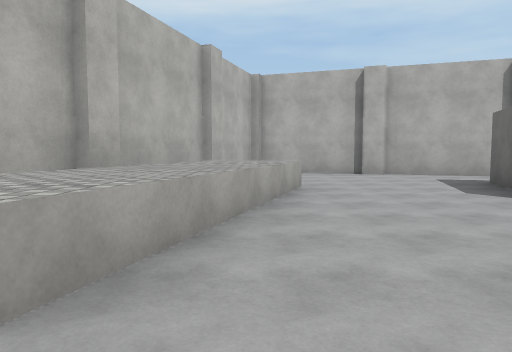
[1] (above)

24 first-person views from a walk through a 3-D level made in the Unity game engine. The camera is 1.5 m above the floor, tilts 4° down and sees 70° across. The floor is counted in squares, 2.61 m on a side. Each view is taken from the middle of a square. On the plan, view 1 faces up. The plan holds only what a view shows up to about 10 squares ahead; the rest is blank. The place goes on beyond the plan. The player character is not drawn. Some animated figures are not drawn. Surface patterns are stand-ins for the level's own textures.

[2]
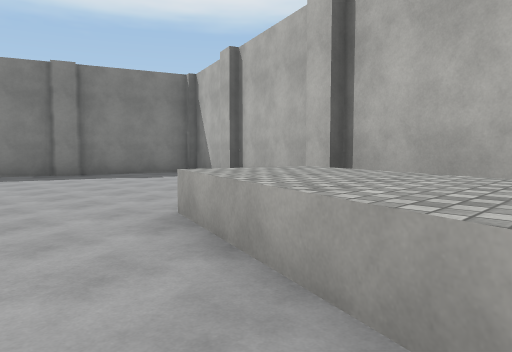

[3]
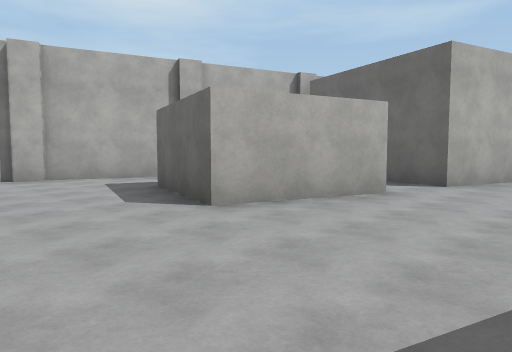

[4]
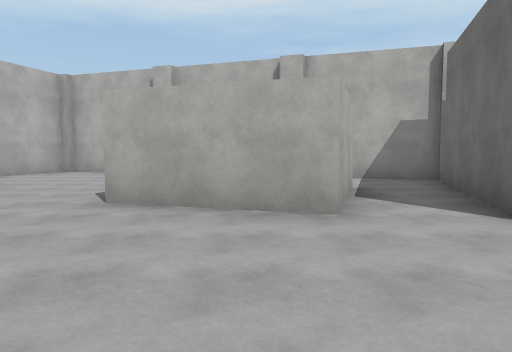

[5]
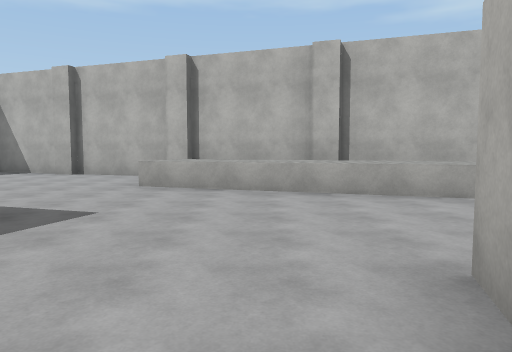

[6]
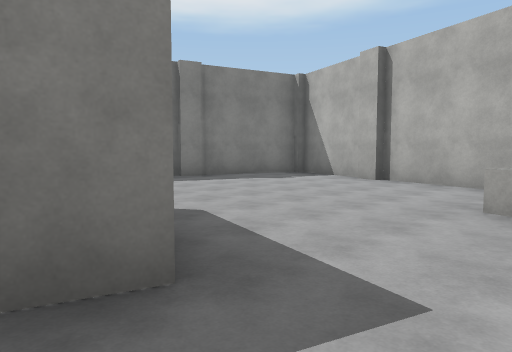

[7]
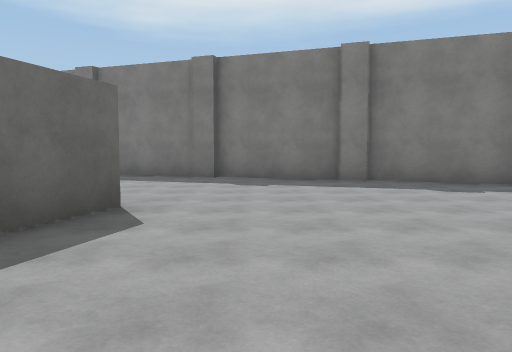

[8]
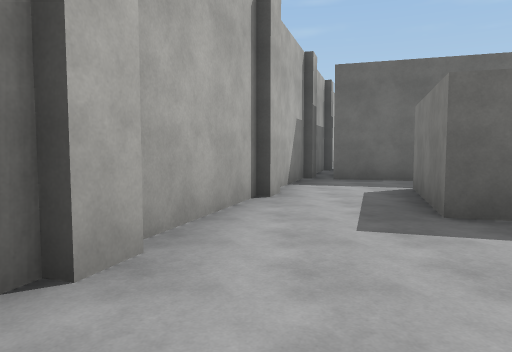

[9]
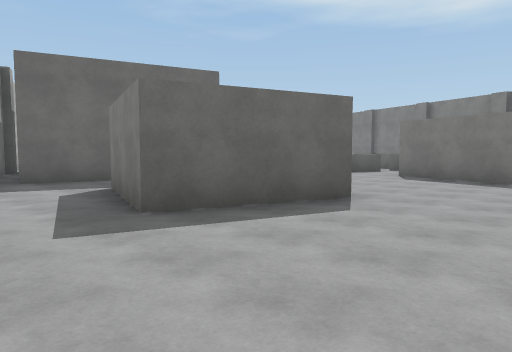

[10]
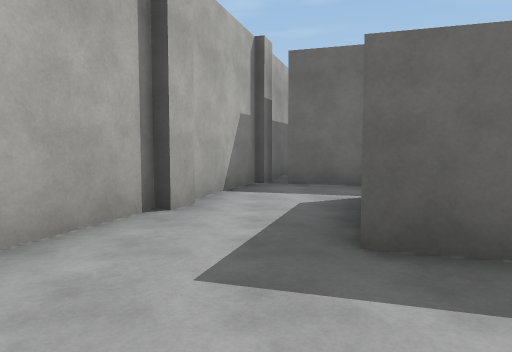

[11]
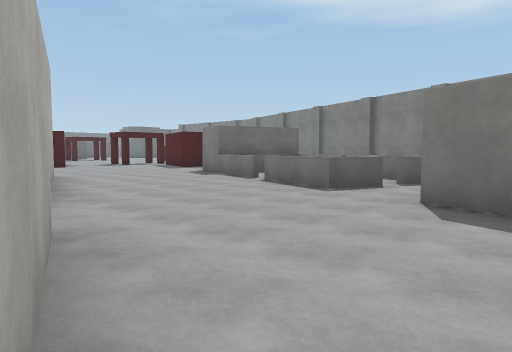

[12]
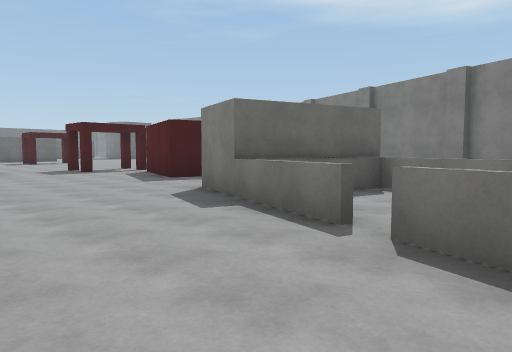

[13]
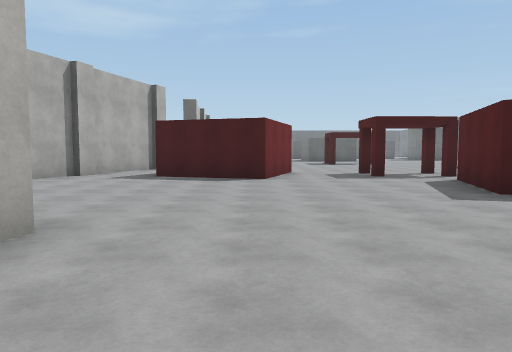

[14]
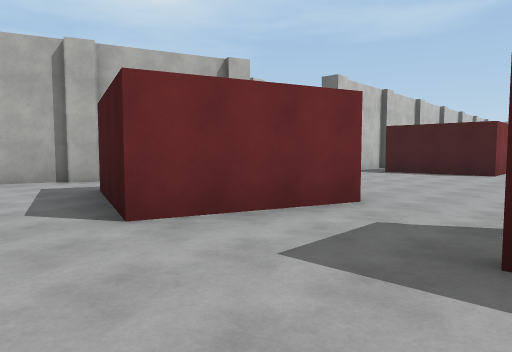

[15]
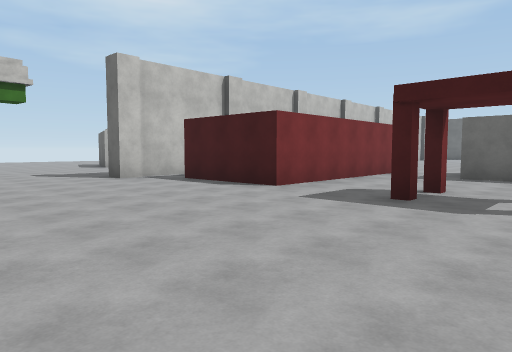

[16]
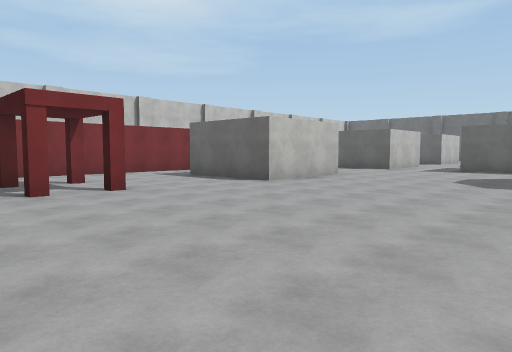

[17]
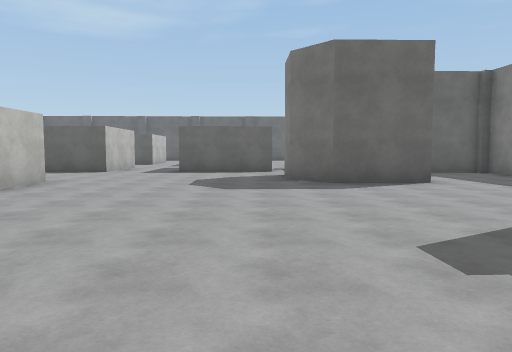

[18]
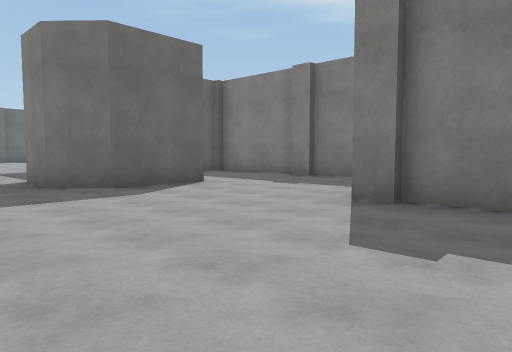

[19]
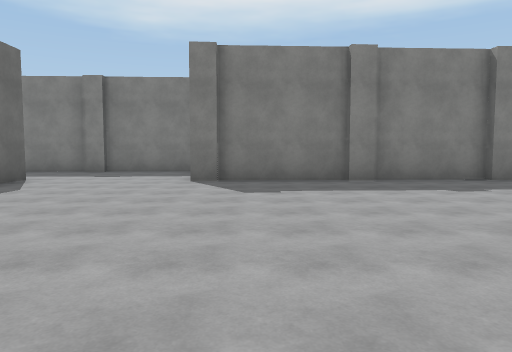

[20]
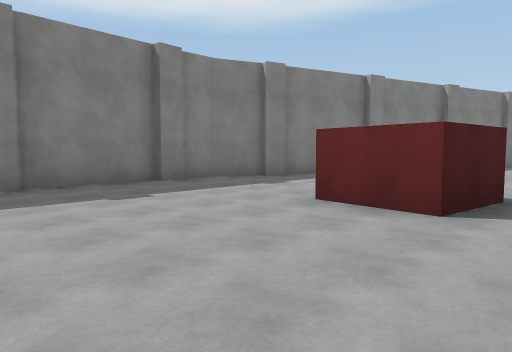

[21]
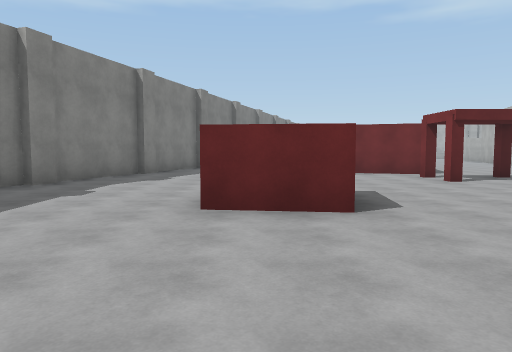

[22]
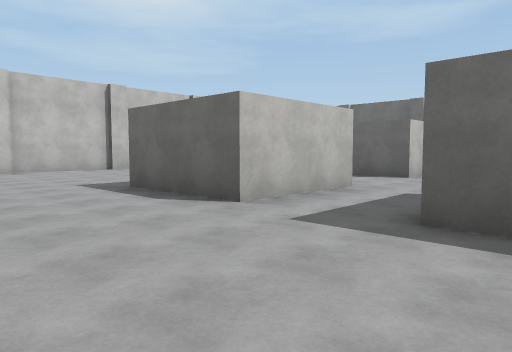

[23]
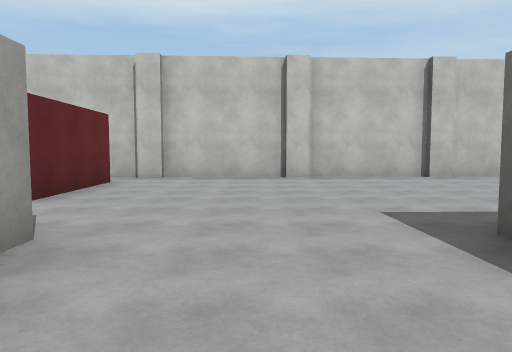

[24]
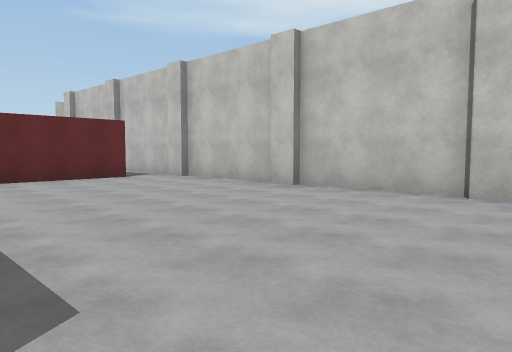

### Floor plan
Points are (right, up) in squares from view 1. A wall is a line through its corners. A room is listed if a view was taken in it or the views show most of it. See-through windows are left out.
Room 1 (views 1, 2, 3, 4, 5, 6, 7, 8, 9, 10, 11, 12, 13)
walls: (2.1, 0.6) (4.6, -0.2); (1.5, -1.8) (1.9, -0.5); (5.7, 3.2) (3.3, 4) (4.1, 6.4); (5.7, -1.8) (6.1, -0.6) (8.1, -1.3); (-2.2, 3.5) (-2.9, 1.5); (5.4, -2.6) (5.6, -2.1); (-3.2, 0.6) (-3.8, -1.3); (-1.2, 6.5) (-1.8, 4.6); (8.9, 2.2) (7.1, 2.8); (-4.2, -2.4) (-4.6, -3.4); (-1.5, -5.2) (0.6, -5.9); (1.4, -6.1) (3.3, -6.8); (2.6, 9) (0.4, 9.7); (-4.5, -4.2) (-2.4, -4.9); (10.7, 1.7) (9.4, 2.1); (-0.2, 9.5) (-0.7, 7.9)
low walls: (0.7, 5.9) (-0.9, 1)
ways out: opening at (9.5, 0.5) to room 2; opening at (4.5, 7) to room 4; opening at (7, 4.5) to room 4; opening at (-1, 4); gap at (8, -1)
objects: pillar (-4, -2); pillar (-3, 1); pillar (-2, -5); pillar (-1, 7); pillar (1, -6); pillar (4, -7)
Room 2 (view 14)
walls: (16.3, -0.1) (17.1, 2.3); (11.6, 1.4) (10.7, 1.7); (13.5, -4) (13.8, -3.1) (16.2, -3.8); (17.3, 4.1) (16.2, 4.5); (8.5, -1.4) (11.7, -2.4)
ways out: opening at (9.5, 0.5) to room 1; opening at (17.5, -1.5) to room 3; opening at (12.5, -4); opening at (17, 3)
Room 3 (views 15, 16, 17, 18, 19, 20, 21, 22, 23, 24)
walls: (25.2, 2.6) (24.3, 2.5); (19.1, 3.5) (18.4, 3.8); (29.4, 1.7) (29.4, -0.9); (29.6, 2.8) (27.6, 2.7); (29, -0.9) (24.4, -1) (24.4, 1.5); (18.8, -0.9) (16.3, -0.1); (32.6, 2.9) (30.5, 2.8); (20.1, -6.9) (21.6, -7.1) (21.5, -8.7); (16.2, -3.8) (15.7, -5.5); (30.7, -5.1) (28.1, -5.2) (28.1, -2.7); (35.6, 3) (33.5, 2.9); (37.5, 3.1) (36.3, 3.1); (36.3, -4.9) (33.8, -5) (33.7, -2.4); (24.5, -12.1) (26.6, -12); (19.5, -12.1) (20.1, -12.3); (19.9, -12.3) (23.6, -12.2); (16.5, -11.1) (18.4, -11.7); (33.9, -9.5) (33.9, -6.9); (30.5, -12.1) (30.4, -10.4) (31.2, -9.7) (32.2, -9.6); (28.5, -15) (29.5, -15); (30.6, -14.9) (32.5, -14.9)
ways out: opening at (17.5, -1.5) to room 2; opening at (19, 3); opening at (25.5, 2); opening at (28.5, 2); opening at (31.5, -13.5); opening at (33, -10); opening at (36.5, -5.5)
objects: pillar (3, 9); pillar (6, 8); pillar (9, 7); pillar (12, 6); pillar (16, -11); pillar (18, 4); pillar (19, -12); pillar (20, 3); pillar (21, -12); pillar (24, -12); pillar (24, 3); pillar (27, -12); pillar (27, 3); pillar (30, -15); pillar (30, 3); pillar (33, 3); pillar (36, 3)
Room 4 (no view inside)
walls: (4.1, 6.4) (6.5, 5.6) (5.7, 3.2); (5.4, 8) (3.3, 8.7); (8.5, 7) (6.4, 7.7); (7.1, 2.8) (8.3, 6.4)
ways out: opening at (4.5, 7) to room 1; opening at (7, 4.5) to room 1

Where each view was taken, in squares from view 1:
view 1: 0 up, 0 right, facing up
view 2: 4 up, 1 right, facing down-left
view 3: 1 up, 1 right, facing up-right
view 4: 0 up, 5 right, facing up
view 5: 3 up, 5 right, facing left
view 6: 2 up, 3 right, facing down-left
view 7: 2 up, 0 right, facing down
view 8: 8 up, 1 right, facing right
view 9: 8 up, 1 right, facing down-right
view 10: 7 up, 2 right, facing right
view 11: 4 up, 3 right, facing down-right
view 12: 1 up, 7 right, facing down-right
view 13: 0 up, 9 right, facing right
view 14: 3 down, 15 right, facing up-right
view 15: 5 down, 20 right, facing up-right
view 16: 10 down, 23 right, facing up-right
view 17: 9 down, 24 right, facing right
view 18: 8 down, 25 right, facing down-right
view 19: 5 down, 26 right, facing down
view 20: 6 down, 25 right, facing down-left
view 21: 8 down, 25 right, facing left
view 22: 8 down, 31 right, facing up-right
view 23: 5 down, 32 right, facing up
view 24: 2 down, 37 right, facing up-left
